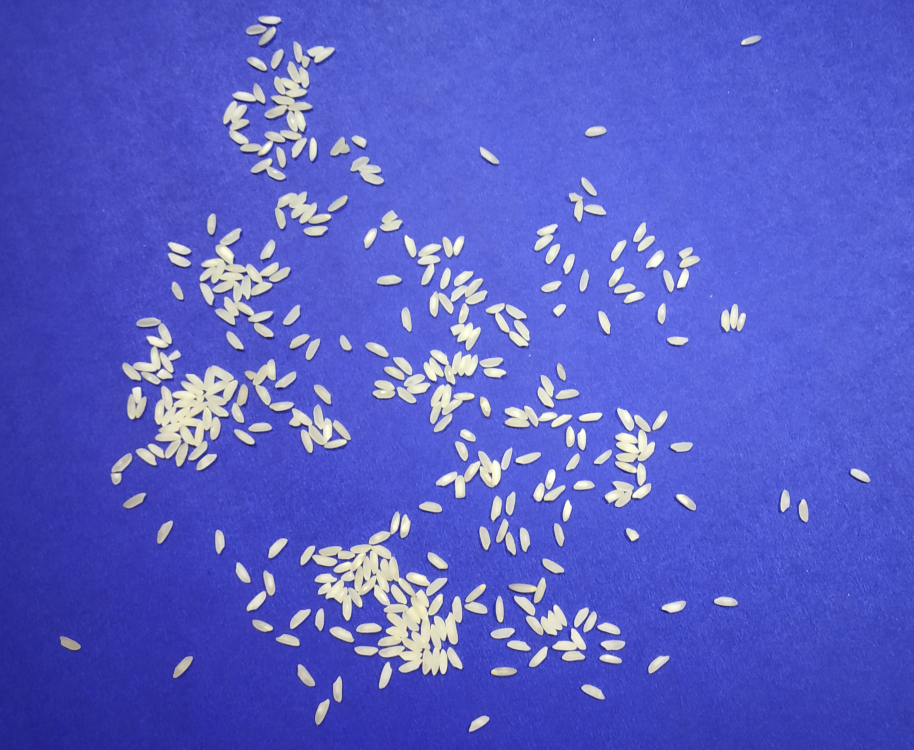
#> input picture full_grain_1.jpg, 2742 x 2250 px (shown at 1/3 size)
$ jupyter execute --allow-errors Loading_Manipulating_Images_with_PIL.ipynb
#> lines starting #> are read from the running program, lines starting #| are printed output that depends on the picture
# Loading and Manipulating Images with PIL/Pillow
* The most popular standard library in python for loading and working with image data is pillow.

## 1. Loading and Displaying Images

[cell 1]
import PIL
print('Pillow Version:',PIL.__version__)

[cell 2]
# load and show an image with pillow
from PIL import Image
# load the image
image = Image.open('full_grain_1.jpg')
#> image is the input picture: PIL image 2742x2250 RGB; mean R, G, B 87.9, 94.1, 198.7
# summarize some details about the image
print(image.format)
#| JPEG
print(image.mode)
#| RGB
print(image.size)
#| (2742, 2250)
# show the image
image.show()

## 2. Converting Images to Numpy Arrays

[cell 3]
# load and display an image with matplotlib
from matplotlib import image
from matplotlib import pyplot
# load image as pixel array
data = image.imread('full_grain_1.jpg')
# summarize shape of the pixel array
print(data.shape)
#| (2250, 2742, 3)
print(data.dtype)
#| uint8
# display the array of pixels as an image
pyplot.imshow(data)
pyplot.show()

[cell 4]
# load image and convert to and from NumPy array
from PIL import Image
from numpy import asarray
# load the image
image = Image.open('full_grain_1.jpg')
# convert image to numpy array
data = asarray(image)
# summarize shape
print(data.shape)
#| (2250, 2742, 3)
# create pillow image
image2 = Image.fromarray(data)
# summarize image details
print(image2.format)
#| None
print(image2.mode)
#| RGB
print(image2.size)
#| (2742, 2250)

[cell 5]
# load all images in a directory
from os import listdir
from matplotlib import image
# load all images in a directory
loaded_images = list()
#> (the rest of this cell did not finish here and is left out)

## 3. Saving Images to File

[cell 6]
# example of saving an image in another format
from PIL import Image
# load the image
image = Image.open('full_grain_1.jpg')
# save as PNG format
image.save('full_grain_1.png',format='PNG')
# load the image again inspect the format
image2 = Image.open('full_grain_1.png')
print(image2.format)
#| PNG

[cell 7]
# example of saving a grayscale version of a loaded image
from PIL import Image
# load the image
image = Image.open('full_grain_1.jpg')
# convert the image to grayscale
gs_image = image.convert(mode='L')
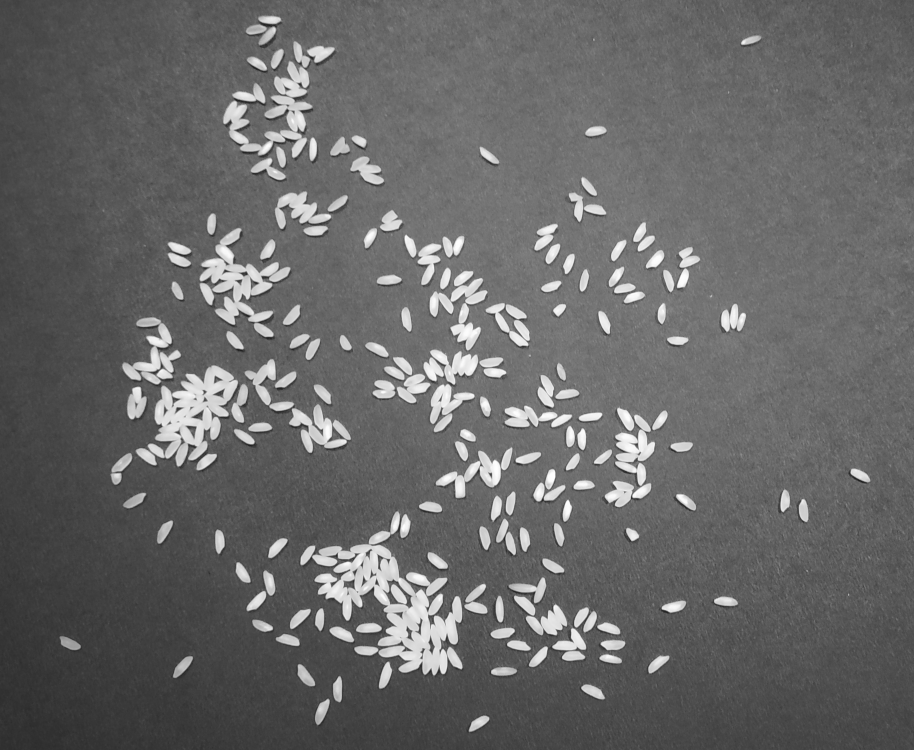
#> gs_image: PIL image 2742x2250 L (shown at 1/3 size); min 18, max 255, mean 104.1
# save in jpeg format
gs_image.save('full_grain_1_grayscale.jpg')
# load the image again and show it
image2 = Image.open('full_grain_1_grayscale.jpg')
# show the image
image2.show()

## 4. Resizing Images

[cell 8]
# create a thumbnail of an image
from PIL import Image
# load the image
image = Image.open('full_grain_1.jpg')
# report the size of the image
print(image.size)
#| (2742, 2250)
# create a thumbnail and preserve aspect ratio
image.thumbnail((100,100))
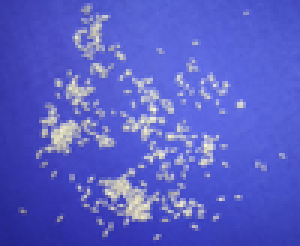
#> image: PIL image 100x82 RGB (shown 3 times larger); mean R, G, B 87.8, 94.1, 198.7
# report the size of the modified image
print(image.size)
#| (100, 82)
# show the image
image.show()

[cell 9]
# resize image and force a new shape
from PIL import Image
# load the image
image = Image.open('full_grain_1.jpg')
# report the size of the image
print(image.size)
#| (2742, 2250)
# resize image and ignore original aspect ratio
img_resized = image.resize((200,200))
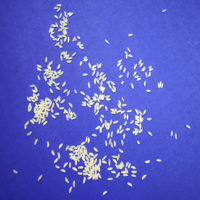
#> img_resized: PIL image 200x200 RGB; mean R, G, B 87.9, 94.1, 198.7
# report the size of the thumbnail
print(img_resized.size)
#| (200, 200)
# show the image
img_resized.show()

## 5. Flipping the image

[cell 10]
# create flipped versions of an image
from PIL import Image
from matplotlib import pyplot
# load image
image = Image.open('full_grain_1.jpg')
# horizantal flip
hoz_flip = image.transpose(Image.FLIP_LEFT_RIGHT)
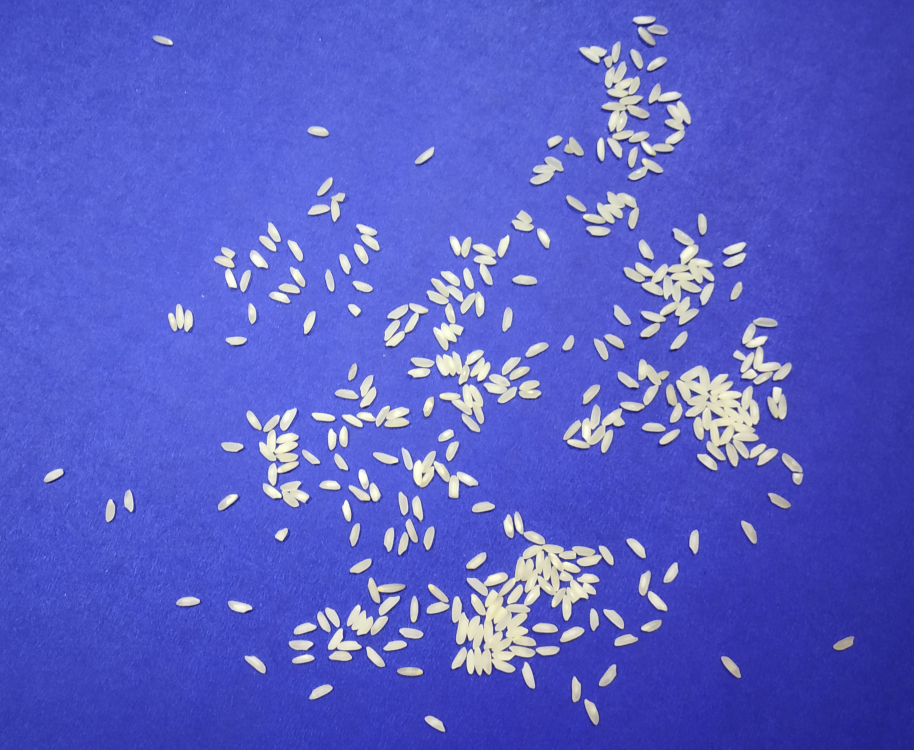
#> hoz_flip: PIL image 2742x2250 RGB (shown at 1/3 size); mean R, G, B 87.9, 94.1, 198.7
# vertical flip
ver_flip = image.transpose(Image.FLIP_TOP_BOTTOM)
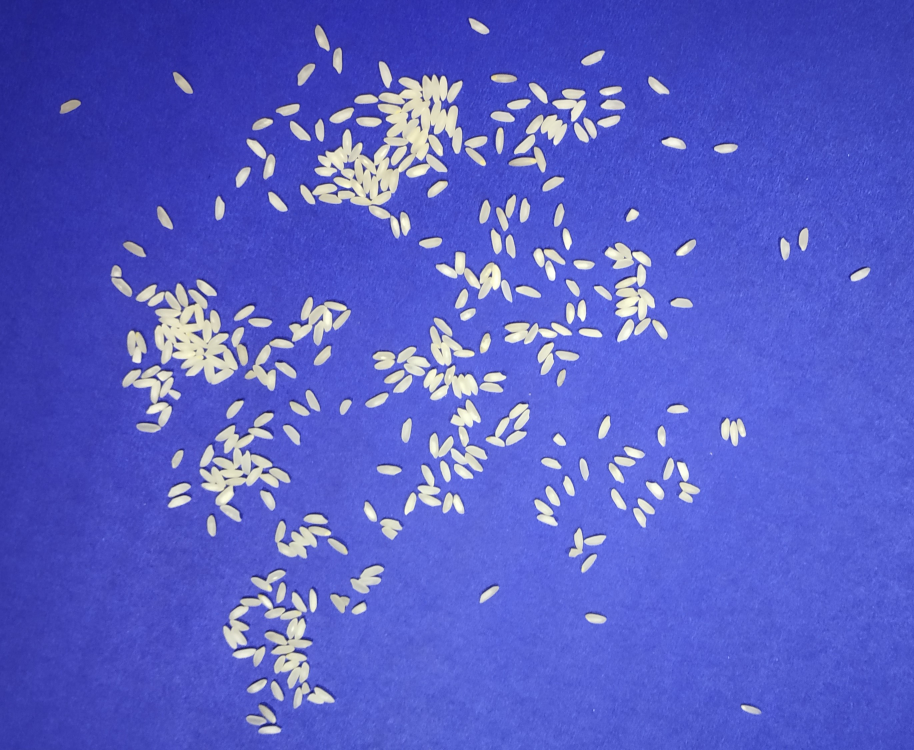
#> ver_flip: PIL image 2742x2250 RGB (shown at 1/3 size); mean R, G, B 87.9, 94.1, 198.7
# plot all three images using matplotlib
pyplot.subplot(311)
pyplot.imshow(image)
pyplot.subplot(312)
pyplot.imshow(hoz_flip)
pyplot.subplot(313)
pyplot.imshow(ver_flip)
pyplot.show()

## 6. Rotating image

[cell 11]
# create rotated versions of an image
from PIL import Image
from matplotlib import pyplot
# load image
image = Image.open('full_grain_1.jpg')
# plot original image
pyplot.subplot(311)
pyplot.imshow(image)
# rotate 45 degrees
pyplot.subplot(312)
pyplot.imshow(image.rotate(45))
# rotate 90 degrees
pyplot.subplot(313)
pyplot.imshow(image.rotate(90))
pyplot.show()
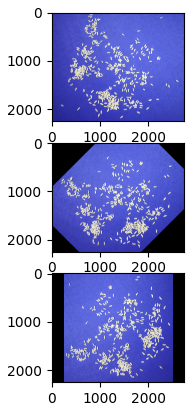
#> figure drawn by matplotlib, 3 panels

## 7. Cropping Image

[cell 12]
# example of cropping an image
from PIL import Image
# load image
image = Image.open('full_grain_1.jpg')
# create a cropped image
cropped = image.crop((1000,1100,1200,1200))
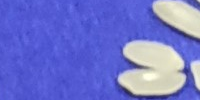
#> cropped: PIL image 200x100 RGB; mean R, G, B 111.2, 116, 205
# show cropped image
cropped.show()
